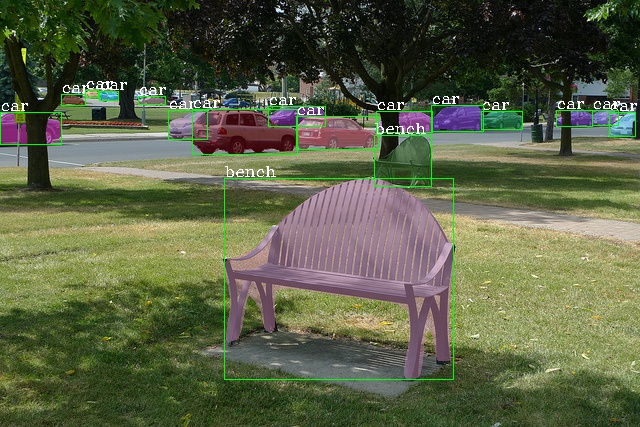
#> input picture resources/coco_test_12510.jpg, 640 x 427 px
$ python -i data_augment.py   (imports and definitions only)
#> lines starting #> are read from the running program, lines starting #| are printed output that depends on the picture
#> further down, picture is the input picture: shape (427, 640, 3); mean B, G, R 69.1, 97.4, 91
#!/usr/bin/env python3
# -*- coding:utf-8 -*-
# Copyright (c) Megvii, Inc. and its affiliates.
"""
Data augmentation functionality. Passed as callable transformations to
Dataset classes.

The data augmentation procedures were interpreted from @weiliu89's SSD paper
http://arxiv.org/abs/1512.02325
"""

import math
import random
from wtorch.utils import npnormalize
import cv2
import numpy as np

# [6 lines left out: function xyxy2cxcywh, not called in this run]


def augment_hsv(img, hgain=0.015, sgain=0.7, vgain=0.4):
#> called with hgain = 0.015, sgain = 0.7, vgain = 0.4
    r = np.random.uniform(-1, 1, 3) * [hgain, sgain, vgain] + 1  # random gains
    hue, sat, val = cv2.split(cv2.cvtColor(img, cv2.COLOR_BGR2HSV))
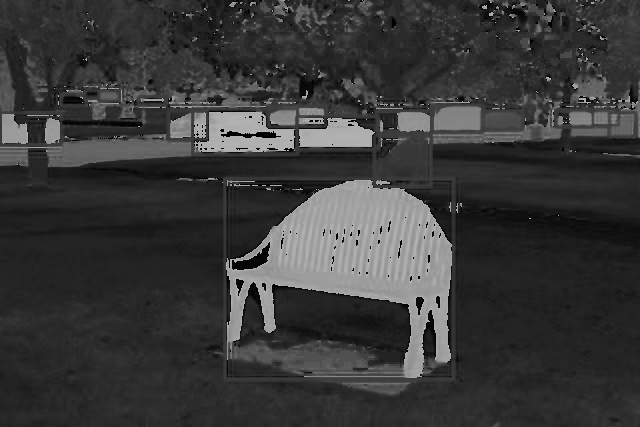
#> hue: shape (427, 640); min 0, max 179, mean 56.9
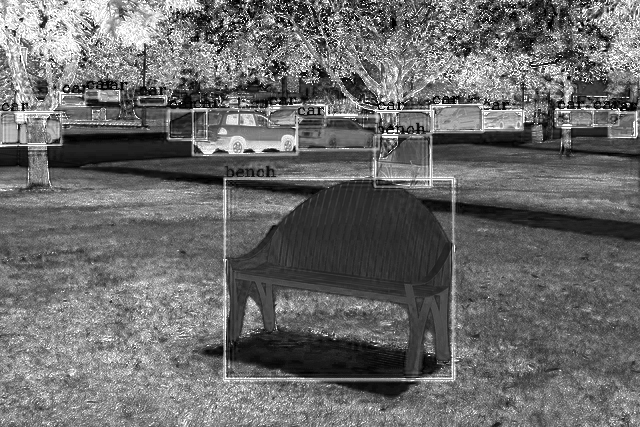
#> sat: shape (427, 640); min 0, max 255, mean 106.9
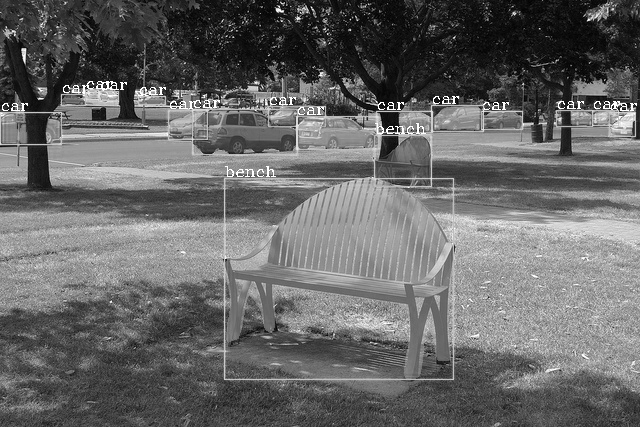
#> val: shape (427, 640); min 0, max 255, mean 102.9
    dtype = img.dtype  # uint8

    x = np.arange(0, 256, dtype=np.int16)
    lut_hue = ((x * r[0]) % 180).astype(dtype)
    lut_sat = np.clip(x * r[1], 0, 255).astype(dtype)
#> lut_sat = 256 values from 0 to 255
    lut_val = np.clip(x * r[2], 0, 255).astype(dtype)
#> lut_val = 256 values from 0 to 255

    img_hsv = cv2.merge(
        (cv2.LUT(hue, lut_hue), cv2.LUT(sat, lut_sat), cv2.LUT(val, lut_val))
    ).astype(dtype)
#> img_hsv: shape (427, 640, 3); mean H, S, V 56.9, 135.3, 110.7
    cv2.cvtColor(img_hsv, cv2.COLOR_HSV2BGR, dst=img)  # no return needed
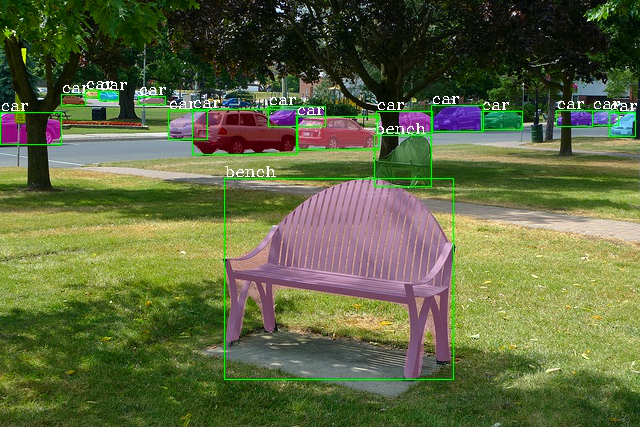
#> img: shape (427, 640, 3); mean B, G, R 63.6, 103, 94


# [152 lines left out: functions box_candidates, random_perspective, _mirror, preproc, preproc_no_pad, not called in this run]

class TrainTransform:
    # [62 lines left out: functions __init__, __call__, not called in this run]


class ValTransform:
    """
    Defines the transformations that should be applied to test PIL image
    for input into the network

    dimension -> tensorize -> color adj

    Arguments:
        resize (int): input dimension to SSD
        rgb_means ((int,int,int)): average RGB of the dataset
            (104,117,123)
        swap ((int,int,int)): final order of channels

    Returns:
        transform (transform) : callable transform to be applied to test/val
        data
    """

    def __init__(self, swap=(2, 0, 1), legacy=False):
        self.swap = swap
        self.legacy = legacy

    # [8 lines left out: function __call__, not called in this run]

class ValTransformV2:
    """
    Defines the transformations that should be applied to test PIL image
    for input into the network

    dimension -> tensorize -> color adj

    Arguments:
        resize (int): input dimension to SSD
        rgb_means ((int,int,int)): average RGB of the dataset
            (104,117,123)
        swap ((int,int,int)): final order of channels

    Returns:
        transform (transform) : callable transform to be applied to test/val
        data
    """

    def __init__(self, swap=(2, 0, 1), legacy=False):
        self.swap = swap
        self.legacy = legacy

    # [8 lines left out: function __call__, not called in this run]

>>> import cv2
>>> picture = cv2.imread('../../../resources/coco_test_12510.jpg')
>>> result = augment_hsv(picture)
